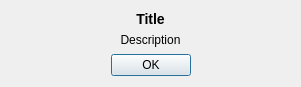
<?xml version="1.0" encoding="UTF-8"?>
<ui version="4.0">
 <class>InformativeDialog</class>
 <widget class="QDialog" name="InformativeDialog">
  <property name="geometry">
   <rect>
    <x>0</x>
    <y>0</y>
    <width>301</width>
    <height>87</height>
   </rect>
  </property>
  <property name="sizePolicy">
   <sizepolicy hsizetype="Preferred" vsizetype="Preferred">
    <horstretch>0</horstretch>
    <verstretch>0</verstretch>
   </sizepolicy>
  </property>
  <property name="windowTitle">
   <string>Dialog</string>
  </property>
  <layout class="QVBoxLayout" name="verticalLayout_2">
   <item>
    <layout class="QHBoxLayout" name="horizontalLayout">
     <property name="spacing">
      <number>0</number>
     </property>
     <property name="bottomMargin">
      <number>0</number>
     </property>
     <item>
      <layout class="QVBoxLayout" name="verticalLayout" stretch="0,0">
       <property name="spacing">
        <number>6</number>
       </property>
       <property name="bottomMargin">
        <number>0</number>
       </property>
       <item>
        <widget class="QLabel" name="title">
         <property name="sizePolicy">
          <sizepolicy hsizetype="Preferred" vsizetype="Preferred">
           <horstretch>0</horstretch>
           <verstretch>0</verstretch>
          </sizepolicy>
         </property>
         <property name="maximumSize">
          <size>
           <width>16777215</width>
           <height>16777215</height>
          </size>
         </property>
         <property name="text">
          <string>&lt;h3&gt;Title&lt;/h3&gt;</string>
         </property>
         <property name="alignment">
          <set>Qt::AlignCenter</set>
         </property>
        </widget>
       </item>
       <item>
        <widget class="QLabel" name="description">
         <property name="sizePolicy">
          <sizepolicy hsizetype="Preferred" vsizetype="MinimumExpanding">
           <horstretch>0</horstretch>
           <verstretch>0</verstretch>
          </sizepolicy>
         </property>
         <property name="text">
          <string>Description</string>
         </property>
         <property name="alignment">
          <set>Qt::AlignHCenter|Qt::AlignTop</set>
         </property>
         <property name="wordWrap">
          <bool>true</bool>
         </property>
        </widget>
       </item>
      </layout>
     </item>
    </layout>
   </item>
   <item>
    <widget class="QDialogButtonBox" name="buttonBox">
     <property name="sizePolicy">
      <sizepolicy hsizetype="Expanding" vsizetype="Minimum">
       <horstretch>0</horstretch>
       <verstretch>0</verstretch>
      </sizepolicy>
     </property>
     <property name="maximumSize">
      <size>
       <width>16777215</width>
       <height>16777215</height>
      </size>
     </property>
     <property name="baseSize">
      <size>
       <width>0</width>
       <height>0</height>
      </size>
     </property>
     <property name="orientation">
      <enum>Qt::Horizontal</enum>
     </property>
     <property name="standardButtons">
      <set>QDialogButtonBox::Ok</set>
     </property>
     <property name="centerButtons">
      <bool>true</bool>
     </property>
    </widget>
   </item>
  </layout>
 </widget>
 <resources/>
 <connections>
  <connection>
   <sender>buttonBox</sender>
   <signal>accepted()</signal>
   <receiver>InformativeDialog</receiver>
   <slot>accept()</slot>
   <hints>
    <hint type="sourcelabel">
     <x>248</x>
     <y>254</y>
    </hint>
    <hint type="destinationlabel">
     <x>157</x>
     <y>274</y>
    </hint>
   </hints>
  </connection>
  <connection>
   <sender>buttonBox</sender>
   <signal>rejected()</signal>
   <receiver>InformativeDialog</receiver>
   <slot>reject()</slot>
   <hints>
    <hint type="sourcelabel">
     <x>316</x>
     <y>260</y>
    </hint>
    <hint type="destinationlabel">
     <x>286</x>
     <y>274</y>
    </hint>
   </hints>
  </connection>
 </connections>
</ui>
